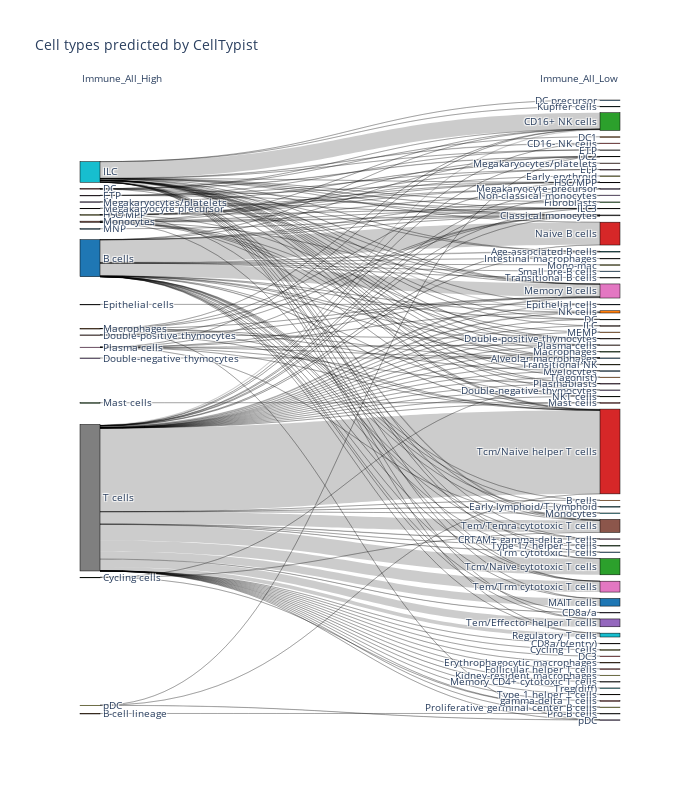

The notebook cell this image was saved under:
### Code cell
sankey_plot_with_labels(
    labels=[labels_low, labels_high],
    labels_titles=MODELS_NAMES,
    title='Cell types predicted by CellTypist',
    width=700,
    height=800
)

### Figure 1 — Plotly figure (JSON) as saved in the notebook; plotly's stock layout.template omitted (floating-point values rounded to 4 significant figures; data arrays with more than 128 entries replaced by an {"elided": "..."} marker saying what was removed)
{"data": [{"link": {"source": {"elided": "185 int values"}, "target": {"elided": "185 int values"}, "value": {"elided": "185 int values"}}, "node": {"color": ["#1f77b4", "#ff7f0e", "#2ca02c", "#d62728", "#9467bd", "#8c564b", "#e377c2", "#7f7f7f", "#bcbd22", "#17becf", "#1f77b4", "#ff7f0e", "#2ca02c", "#d62728", "#9467bd", "#8c564b", "#e377c2", "#7f7f7f", "#bcbd22", "#17becf", "#1f77b4", "#ff7f0e", "#2ca02c", "#d62728", "#9467bd", "#8c564b", "#e377c2", "#7f7f7f", "#bcbd22", "#17becf", "#1f77b4", "#ff7f0e", "#2ca02c", "#d62728", "#9467bd", "#8c564b", "#e377c2", "#7f7f7f", "#bcbd22", "#17becf", "#1f77b4", "#ff7f0e", "#2ca02c", "#d62728", "#9467bd", "#8c564b", "#e377c2", "#7f7f7f", "#bcbd22", "#17becf", "#1f77b4", "#ff7f0e", "#2ca02c", "#d62728", "#9467bd", "#8c564b", "#e377c2", "#7f7f7f", "#bcbd22", "#17becf", "#1f77b4", "#ff7f0e", "#2ca02c", "#d62728", "#9467bd", "#8c564b", "#e377c2", "#7f7f7f", "#bcbd22", "#17becf", "#1f77b4", "#ff7f0e", "#2ca02c", "#d62728", "#9467bd", "#8c564b", "#e377c2", "#7f7f7f", "#bcbd22", "#17becf", "#1f77b4", "#ff7f0e", "#2ca02c", "#d62728", "#9467bd"], "label": ["B cells", "B-cell lineage", "Cycling cells", "DC", "Double-negative thymocytes", "Double-positive thymocytes", "ETP", "Epithelial cells", "HSC/MPP", "ILC", "MNP", "Macrophages", "Mast cells", "Megakaryocyte precursor", "Megakaryocytes/platelets", "Monocytes", "Plasma cells", "T cells", "pDC", "Age-associated B cells", "Alveolar macrophages", "B cells", "CD16+ NK cells", "CD16- NK cells", "CD8a/a", "CD8a/b(entry)", "CRTAM+ gamma-delta T cells", "Classical monocytes", "Cycling T cells", "DC", "DC precursor", "DC1", "DC2", "DC3", "Double-negative thymocytes", "Double-positive thymocytes", "ELP", "ETP", "Early erythroid", "Early lymphoid/T lymphoid", "Epithelial cells", "Erythrophagocytic macrophages", "Fibroblasts", "Follicular helper T cells", "HSC/MPP", "ILC", "ILC3", "Intestinal macrophages", "Kidney-resident macrophages", "Kupffer cells", "MAIT cells", "MEMP", "Macrophages", "Mast cells", "Megakaryocyte precursor", "Megakaryocytes/platelets", "Memory B cells", "Memory CD4+ cytotoxic T cells", "Mono-mac", "Monocytes", "Myelocytes", "NK cells", "NKT cells", "Naive B cells", "Non-classical monocytes", "Plasma cells", "Plasmablasts", "Pro-B cells", "Proliferative germinal center B cells", "Regulatory T cells", "Small pre-B cells", "T(agonist)", "Tcm/Naive cytotoxic T cells", "Tcm/Naive helper T cells", "Tem/Effector helper T cells", "Tem/Temra cytotoxic T cells", "Tem/Trm cytotoxic T cells", "Transitional B cells", "Transitional NK", "Treg(diff)", "Trm cytotoxic T cells", "Type 1 helper T cells", "Type 17 helper T cells", "gamma-delta T cells", "pDC"], "line": {"color": "black", "width": 0.5}, "pad": 15, "thickness": 20}, "type": "sankey"}], "layout": {"annotations": [{"showarrow": false, "text": "Immune_All_High", "x": 0, "xref": "x", "y": 1.05, "yref": "paper"}, {"showarrow": false, "text": "Immune_All_Low", "x": 1, "xref": "x", "y": 1.05, "yref": "paper"}], "font": {"size": 10}, "height": 800, "plot_bgcolor": "rgba(0,0,0,0)", "title": {"text": "Cell types predicted by CellTypist"}, "width": 700, "xaxis": {"showgrid": false, "visible": false, "zeroline": false}, "yaxis": {"showgrid": false, "visible": false, "zeroline": false}}}
